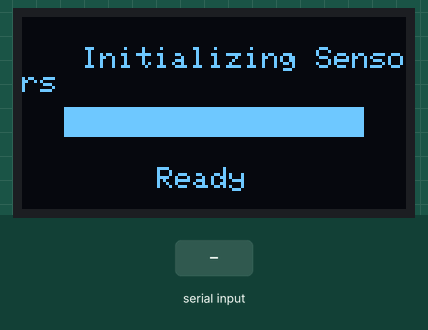
A sketch run on a simulated ESP32. Shown: 128×64 one-colour display. Inputs (shaded band) come from the test bench. WiFi joins after 1.5 s; servers stay silent unless stated; the local clock reads 2024-03-15 10:24:30 at power-on unless the sketch sets it; random numbers use the default seed unless the sketch sets one; what the sketch prints to the serial monitor is not drawn.

Above: at 4.7 s.
At 8.8 s:
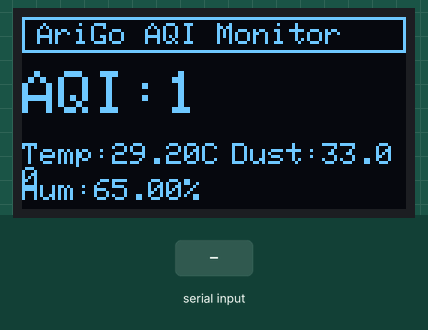
8.9 s: "90,45\n" received over Serial
11.4 s: "1\n" received over Serial
At 14.8 s:
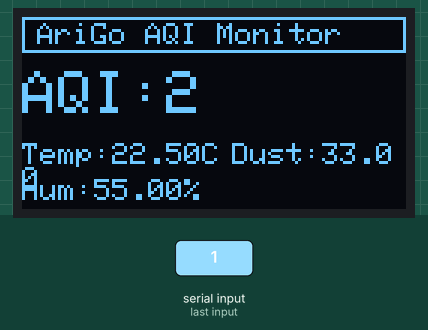
Timing chart, 0 to 16.3 s (numbered marks = the images above; inputs shaded):
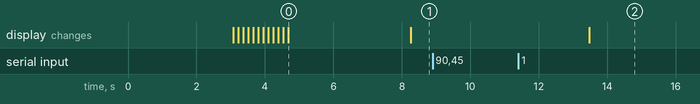

Measured:
- after the input at 8.9 s, every drawn part: stays the same
- what the display in image 0 shows lasts 3.6 s, from 4.7 s to 8.3 s

The sketch:

sketch_mar15a.ino
```cpp
#include <WiFi.h>
#include <Firebase_ESP_Client.h>
#include <addons/TokenHelper.h>
#include <time.h>
#include <Wire.h>
#include <Adafruit_GFX.h>
#include <Adafruit_SSD1306.h>

/* ================= WIFI ================= */
#define WIFI_SSID "OnePlus"
#define WIFI_PASSWORD "hello12345"

/* ============== FIREBASE ================ */
#define API_KEY "AIzaSyASJ95SENqp8UBsshdSwwtMurDgdwCKADk"
#define DATABASE_URL "https://test-1-eee0e-default-rtdb.firebaseio.com/"

/* OLED SETTINGS */
#define SCREEN_WIDTH 128
#define SCREEN_HEIGHT 64
#define OLED_RESET -1

Adafruit_SSD1306 display(SCREEN_WIDTH, SCREEN_HEIGHT, &Wire, OLED_RESET);

/* Firebase objects */
FirebaseData fbdo;
FirebaseAuth auth;
FirebaseConfig config;

unsigned long lastSendTime = 0;

String deviceID = "ARIGO_001";

float lat = 12.83968;
float lng = 80.15524;

bool forceHighAQI = false;

/* NTP */
const char* ntpServer = "pool.ntp.org";
const long gmtOffset_sec = 19800;
const int daylightOffset_sec = 0;

/* Sensor values */
float before_aqi = 0;
float after_aqi = 0;
float humidity = 0;
float temperature = 0;
float dust = 0;

/* ================= DISPLAY SCREENS ================= */

void welcomeScreen()
{
  display.clearDisplay();

  display.setTextSize(2);
  display.setCursor(22,10);
  display.println("AriGo");

  display.setTextSize(1);
  display.setCursor(18,35);
  display.println("AirGuard Pro");

  display.drawLine(0,50,128,50,WHITE);

  display.setCursor(30,54);
  display.println("Smart Air Safety");

  display.display();
}

void loadingScreen()
{
  display.clearDisplay();

  display.setTextSize(1);
  display.setCursor(20,10);
  display.println("Initializing Sensors");

  display.drawRect(14,30,100,10,WHITE);

  for(int i=0;i<=100;i+=10)
  {
    display.fillRect(14,30,i,10,WHITE);
    display.display();
    delay(120);
  }

  display.setCursor(45,50);
  display.println("Ready");

  display.display();
  delay(1000);
}

void dashboard()
{
  display.clearDisplay();

  display.drawRect(0,0,128,12,WHITE);

  display.setTextSize(1);
  display.setCursor(5,2);
  display.print("AriGo AQI Monitor");

  display.setTextSize(2);
  display.setCursor(0,18);
  display.print("AQI:");
  display.print((int)after_aqi);

  display.setTextSize(1);

  display.setCursor(0,42);
  display.print("Temp:");
  display.print(temperature);
  display.print("C");

  display.setCursor(0,54);
  display.print("Hum:");
  display.print(humidity);
  display.print("%");

  display.setCursor(70,42);
  display.print("Dust:");
  display.print(dust);

  display.display();
}

/* ================= SETUP ================= */

void setup()
{
  Serial.begin(115200);

  /* OLED INIT */

  if(!display.begin(SSD1306_SWITCHCAPVCC,0x3C))
  {
    Serial.println("OLED failed");
    while(true);
  }

  welcomeScreen();
  delay(3000);

  loadingScreen();

  /* WIFI */

  WiFi.begin(WIFI_SSID, WIFI_PASSWORD);

  Serial.print("Connecting WiFi");

  while (WiFi.status() != WL_CONNECTED)
  {
    Serial.print(".");
    delay(500);
  }

  Serial.println("\nWiFi Connected");

  /* TIME */

  configTime(gmtOffset_sec, daylightOffset_sec, ntpServer);

  /* FIREBASE */

  config.api_key = API_KEY;
  config.database_url = DATABASE_URL;

  Firebase.signUp(&config, &auth, "", "");

  Firebase.begin(&config, &auth);
  Firebase.reconnectWiFi(true);
}

/* ================= LOOP ================= */

void loop()
{

  /* SERIAL CONTROL */

  if (Serial.available())
  {
    int input = Serial.parseInt();

    if (input == 1)
    {
      forceHighAQI = true;
      Serial.println("Manual AQI Trigger Activated");
    }
    else
    {
      forceHighAQI = false;
      Serial.println("Normal Sensor Mode");
    }
  }

  if (Firebase.ready() && millis() - lastSendTime > 5000)
  {
    lastSendTime = millis();

    struct tm timeinfo;

    if (!getLocalTime(&timeinfo))
      return;

    char dateStr[11];
    char timeStr[9];
    char timestamp[25];

    strftime(dateStr, sizeof(dateStr), "%Y-%m-%d", &timeinfo);
    strftime(timeStr, sizeof(timeStr), "%H:%M:%S", &timeinfo);
    strftime(timestamp, sizeof(timestamp), "%Y-%m-%dT%H:%M:%S", &timeinfo);

    /* SENSOR SIMULATION */

    before_aqi = random(15, 40);
    after_aqi = before_aqi * 0.08;

    if (forceHighAQI)
      after_aqi = 60;

    float co_ppm = random(300, 600) / 100.0;
    float after_co = co_ppm * 0.13;

    dust = random(10, 60);
    float after_dust = dust * 0.20;

    float no2 = random(10, 25);
    float after_no2 = no2 * 0.80;

    humidity = random(55, 70);
    temperature = random(220, 300) / 10.0;

    bool motor_state = before_aqi > 25;

    FirebaseJson json;

    json.set("Before aqi", before_aqi);
    json.set("After aqi", after_aqi);
    json.set("co_ppm", co_ppm);
    json.set("After co_ppm", after_co);
    json.set("dust_density", dust);
    json.set("After dust_density", after_dust);
    json.set("no2_ppm", no2);
    json.set("After no2_ppm", after_no2);
    json.set("humidity", humidity);
    json.set("temperature", temperature);
    json.set("motor_state", motor_state);
    json.set("User Latitude", lat);
    json.set("User Longitude", lng);
    json.set("recorded_at", timestamp);

    String basePath = "/airguard_devices/" + deviceID;

    Firebase.RTDB.setBool(&fbdo, basePath + "/device_status/online", true);
    Firebase.RTDB.setString(&fbdo, basePath + "/device_status/last_seen", timestamp);

    Firebase.RTDB.setJSON(&fbdo, basePath + "/latest_reading", &json);

    String historyPath = basePath + "/history/" + String(dateStr) + "/" + String(timeStr);

    Firebase.RTDB.setJSON(&fbdo, historyPath, &json);

    Firebase.RTDB.setFloat(&fbdo, basePath + "/user_location/lat", lat);
    Firebase.RTDB.setFloat(&fbdo, basePath + "/user_location/lng", lng);
    Firebase.RTDB.setString(&fbdo, basePath + "/user_location/updated_at", timestamp);

    Serial.println("Data Uploaded");

    /* UPDATE OLED DASHBOARD */

    dashboard();
  }
}
```
